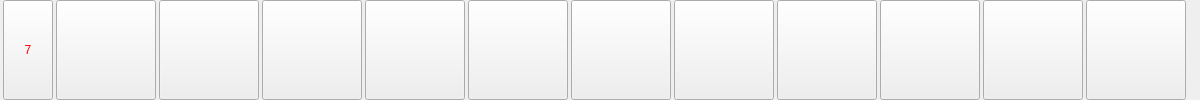
     <widget class="QWidget" name="line6" native="true">
      <property name="minimumSize">
       <size>
        <width>1200</width>
        <height>100</height>
       </size>
      </property>
      <property name="maximumSize">
       <size>
        <width>100</width>
        <height>100</height>
       </size>
      </property>
      <layout class="QHBoxLayout" name="horizontalLayout_7">
       <property name="spacing">
        <number>0</number>
       </property>
       <property name="sizeConstraint">
        <enum>QLayout::SetNoConstraint</enum>
       </property>
       <property name="leftMargin">
        <number>0</number>
       </property>
       <property name="topMargin">
        <number>0</number>
       </property>
       <property name="rightMargin">
        <number>0</number>
       </property>
       <property name="bottomMargin">
        <number>0</number>
       </property>
       <item>
        <widget class="QToolButton" name="toolButton_45">
         <property name="minimumSize">
          <size>
           <width>50</width>
           <height>100</height>
          </size>
         </property>
         <property name="maximumSize">
          <size>
           <width>50</width>
           <height>100</height>
          </size>
         </property>
         <property name="styleSheet">
          <string notr="true">color: rgb(255, 0, 0);
font: 18pt &quot;华文琥珀&quot;;</string>
         </property>
         <property name="text">
          <string>7</string>
         </property>
         <property name="iconSize">
          <size>
           <width>80</width>
           <height>80</height>
          </size>
         </property>
         <property name="autoRaise">
          <bool>false</bool>
         </property>
        </widget>
       </item>
       <item>
        <widget class="QPushButton" name="col6_0">
         <property name="minimumSize">
          <size>
           <width>100</width>
           <height>100</height>
          </size>
         </property>
         <property name="maximumSize">
          <size>
           <width>100</width>
           <height>100</height>
          </size>
         </property>
         <property name="text">
          <string/>
         </property>
         <property name="iconSize">
          <size>
           <width>100</width>
           <height>100</height>
          </size>
         </property>
        </widget>
       </item>
       <item>
        <widget class="QPushButton" name="col6_1">
         <property name="minimumSize">
          <size>
           <width>100</width>
           <height>100</height>
          </size>
         </property>
         <property name="maximumSize">
          <size>
           <width>100</width>
           <height>100</height>
          </size>
         </property>
         <property name="text">
          <string/>
         </property>
         <property name="iconSize">
          <size>
           <width>100</width>
           <height>100</height>
          </size>
         </property>
        </widget>
       </item>
       <item>
        <widget class="QPushButton" name="col6_2">
         <property name="minimumSize">
          <size>
           <width>100</width>
           <height>100</height>
          </size>
         </property>
         <property name="maximumSize">
          <size>
           <width>100</width>
           <height>100</height>
          </size>
         </property>
         <property name="text">
          <string/>
         </property>
         <property name="iconSize">
          <size>
           <width>100</width>
           <height>100</height>
          </size>
         </property>
        </widget>
       </item>
       <item>
        <widget class="QPushButton" name="col6_3">
         <property name="minimumSize">
          <size>
           <width>100</width>
           <height>100</height>
          </size>
         </property>
         <property name="maximumSize">
          <size>
           <width>100</width>
           <height>100</height>
          </size>
         </property>
         <property name="text">
          <string/>
         </property>
         <property name="iconSize">
          <size>
           <width>100</width>
           <height>100</height>
          </size>
         </property>
        </widget>
       </item>
       <item>
        <widget class="QPushButton" name="col6_4">
         <property name="minimumSize">
          <size>
           <width>100</width>
           <height>100</height>
          </size>
         </property>
         <property name="maximumSize">
          <size>
           <width>100</width>
           <height>100</height>
          </size>
         </property>
         <property name="text">
          <string/>
         </property>
         <property name="iconSize">
          <size>
           <width>100</width>
           <height>100</height>
          </size>
         </property>
        </widget>
       </item>
       <item>
        <widget class="QPushButton" name="col6_5">
         <property name="minimumSize">
          <size>
           <width>100</width>
           <height>100</height>
          </size>
         </property>
         <property name="maximumSize">
          <size>
           <width>100</width>
           <height>100</height>
          </size>
         </property>
         <property name="text">
          <string/>
         </property>
         <property name="iconSize">
          <size>
           <width>100</width>
           <height>100</height>
          </size>
         </property>
        </widget>
       </item>
       <item>
        <widget class="QPushButton" name="col6_6">
         <property name="minimumSize">
          <size>
           <width>100</width>
           <height>100</height>
          </size>
         </property>
         <property name="maximumSize">
          <size>
           <width>100</width>
           <height>100</height>
          </size>
         </property>
         <property name="text">
          <string/>
         </property>
         <property name="iconSize">
          <size>
           <width>100</width>
           <height>100</height>
          </size>
         </property>
        </widget>
       </item>
       <item>
        <widget class="QPushButton" name="col6_7">
         <property name="minimumSize">
          <size>
           <width>100</width>
           <height>100</height>
          </size>
         </property>
         <property name="maximumSize">
          <size>
           <width>100</width>
           <height>100</height>
          </size>
         </property>
         <property name="text">
          <string/>
         </property>
         <property name="iconSize">
          <size>
           <width>100</width>
           <height>100</height>
          </size>
         </property>
        </widget>
       </item>
       <item>
        <widget class="QPushButton" name="col6_8">
         <property name="minimumSize">
          <size>
           <width>100</width>
           <height>100</height>
          </size>
         </property>
         <property name="maximumSize">
          <size>
           <width>100</width>
           <height>100</height>
          </size>
         </property>
         <property name="text">
          <string/>
         </property>
         <property name="iconSize">
          <size>
           <width>100</width>
           <height>100</height>
          </size>
         </property>
        </widget>
       </item>
       <item>
        <widget class="QPushButton" name="col6_9">
         <property name="minimumSize">
          <size>
           <width>100</width>
           <height>100</height>
          </size>
         </property>
         <property name="maximumSize">
          <size>
           <width>100</width>
           <height>100</height>
          </size>
         </property>
         <property name="text">
          <string/>
         </property>
         <property name="iconSize">
          <size>
           <width>100</width>
           <height>100</height>
          </size>
         </property>
        </widget>
       </item>
       <item>
        <widget class="QPushButton" name="col6_10">
         <property name="minimumSize">
          <size>
           <width>100</width>
           <height>100</height>
          </size>
         </property>
         <property name="maximumSize">
          <size>
           <width>100</width>
           <height>100</height>
          </size>
         </property>
         <property name="text">
          <string/>
         </property>
         <property name="iconSize">
          <size>
           <width>100</width>
           <height>100</height>
          </size>
         </property>
        </widget>
       </item>
      </layout>
     </widget>
